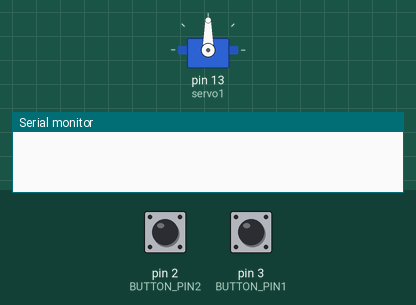
A sketch run on a simulated Arduino Uno, built with avr-gcc and run on an emulated ATmega328P. Parts: servo, the last lines printed to the serial monitor. The test bench sets the inputs (shaded band); at power-on: pin 2 (BUTTON_PIN2) LOW, pin 3 (BUTTON_PIN1) LOW.

Above: at 1.2 s.
1.3 s: pin 2 (BUTTON_PIN2) pulled HIGH for 0.15 s
At 1.6 s:
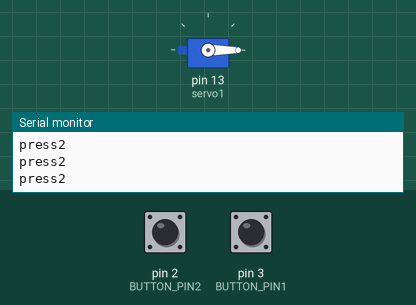
2.9 s: pin 3 (BUTTON_PIN1) pulled HIGH for 1 s
At 4.9 s:
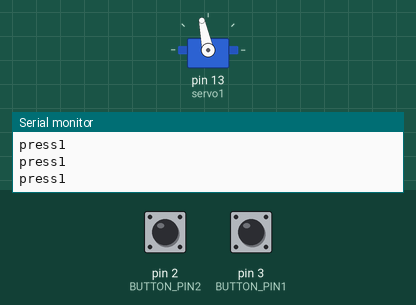
5.4 s: pin 3 (BUTTON_PIN1) pulled HIGH for 0.15 s
At 6.7 s:
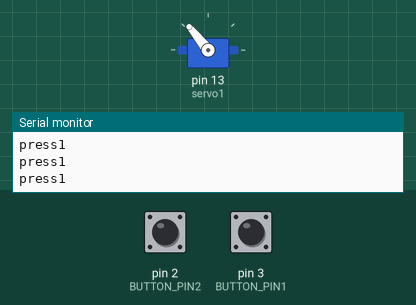
7.0 s: pin 3 (BUTTON_PIN1) pulled HIGH for 0.15 s
At 8.1 s:
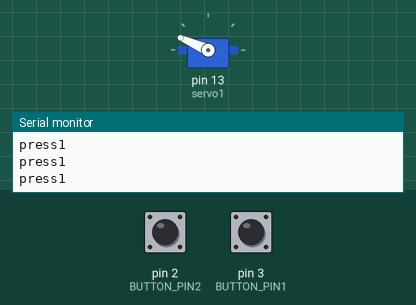
8.6 s: pin 2 (BUTTON_PIN2) pulled HIGH for 1 s
At 10.5 s:
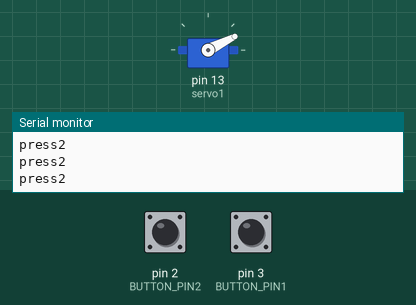
11.1 s: pin 3 (BUTTON_PIN1) pulled HIGH for 3.2 s
At 13.4 s:
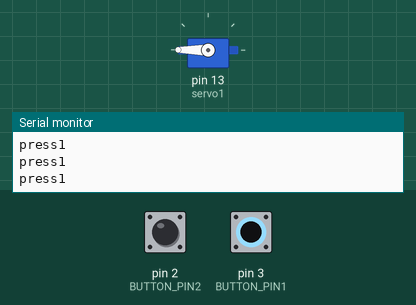
Timing chart, 0 to 14.9 s (numbered marks = the images above; inputs shaded):
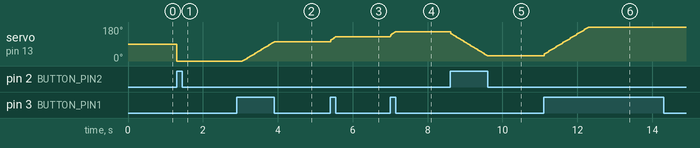

The sketch:

buttonAndServo.ino
```cpp
#include <Servo.h>

#define BUTTON_PIN1 3
#define BUTTON_PIN2 2

volatile bool buttonPress1 = false;
volatile bool buttonPress2 = false;

Servo servo1;
int servo1Pos = 0;

void buttonPinInterrupt1(){
  buttonPress1 = !buttonPress1;
}

void buttonPinInterrupt2(){
  buttonPress2 = !buttonPress2;
}

void setup() {
  Serial.begin(9600);
  pinMode(BUTTON_PIN1, INPUT);
  pinMode(BUTTON_PIN2, INPUT);
  servo1.attach(13);

  attachInterrupt(digitalPinToInterrupt(BUTTON_PIN1),
                  buttonPinInterrupt1,
                  CHANGE);

  attachInterrupt(digitalPinToInterrupt(BUTTON_PIN2), buttonPinInterrupt2, CHANGE);
}

void loop() {
  while (buttonPress1) {
    servo1Pos++;
    servo1.write(servo1Pos);
    Serial.println("press1");
  }
  while (buttonPress2) {
    servo1Pos--;
    servo1.write(servo1Pos);
    Serial.println("press2");
  }
}
```

Measured:
- after the input at 1.3 s, servo on pin 13 (servo1): 90° → 0° at once
- after the input at 2.9 s, servo on pin 13 (servo1): moves from 0° to 102° over 0.85 s, starting after 0.16 s
- after the input at 5.4 s, servo on pin 13 (servo1): 102° → 129° at once
- after the input at 7.0 s, servo on pin 13 (servo1): 129° → 156° at once
- after the input at 8.6 s, servo on pin 13 (servo1): moves from 156° to 27° over 1.0 s, starting at once
- after the input at 11.1 s, servo on pin 13 (servo1): moves from 27° to 180° over 1.2 s, starting at once
